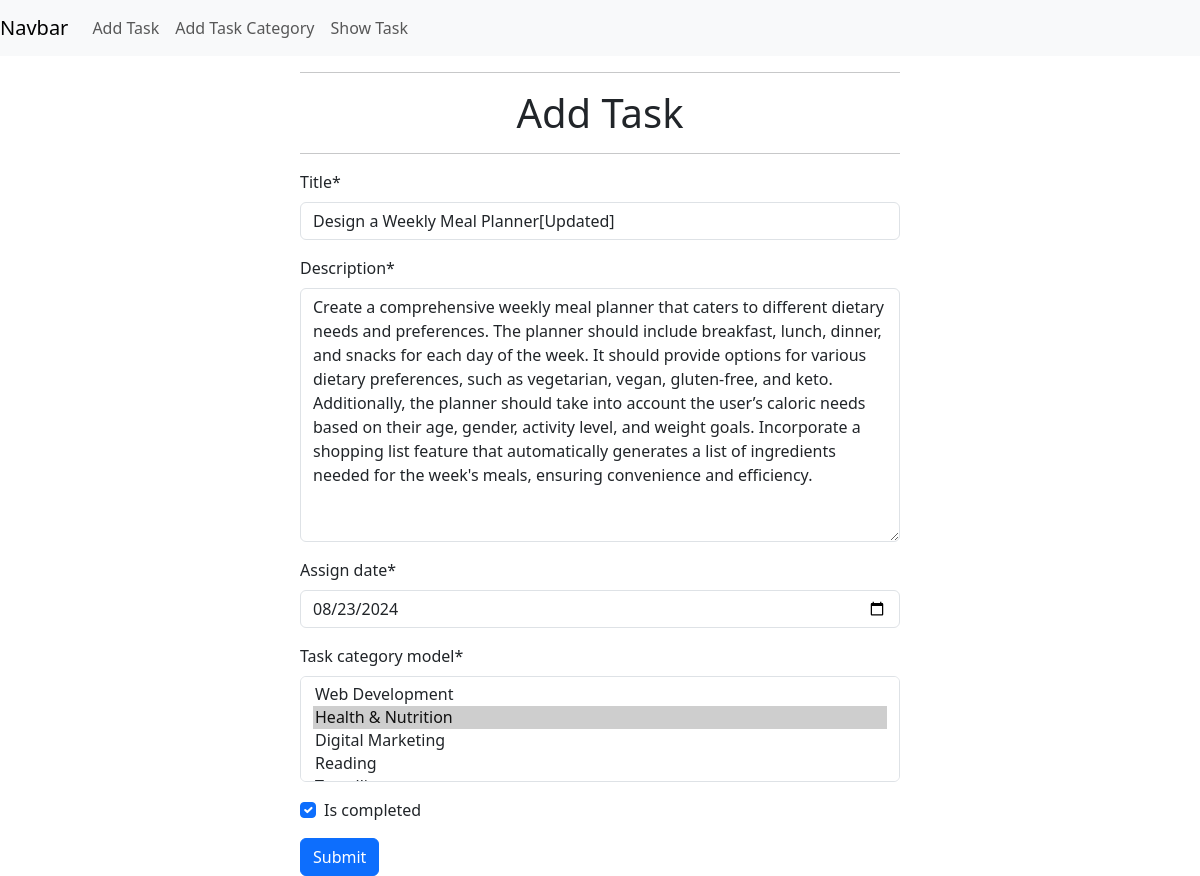
Screenshot of /task_model/edit_task/4 with the database file from the repository.
### task_model/models.py (models this page shows, shortened)
class TaskModel(models.Model):
    title = models.CharField(max_length=50)
    Description = models.TextField()
    assign_date = models.DateField()
    task_category_model = models.ManyToManyField(TaskCategoryModel)
    is_completed = models.BooleanField()

### task_model/views.py (the view)
# urls.py: path('edit_task/<int:id>',views.edit_task , name = 'edit_task'),
def edit_task(request, id):
    task = models.TaskModel.objects.get(pk=id)
    task_model_form = forms.TaskModelForm(instance=task)
    if request.method == "POST":
        task_model_form = forms.TaskModelForm(request.POST, instance=task)
        if task_model_form.is_valid():
            task_model_form.save()
            return redirect('home')
    return render(request, './task_model/add_task.html', {'form': task_model_form})

### task_model/forms.py
class TaskModelForm(forms.ModelForm):
    assign_date = forms.DateField(
        widget=forms.DateInput(attrs={'type': 'date'})
    )
    class Meta:
        model = TaskModel
        fields = "__all__"

### task_category_model/models.py (called while the page is built)
    def __str__(self) -> str:
        return f'{self.category_name}'

### task_model/templates/task_model/add_task.html (shortened to what this page needs)
{% extends "base.html" %}
{% load crispy_forms_tags %}
{% block content %}
<form action="" method="post" style="width: 50%; margin:auto; height:50%;">
    <hr>
    <h1 style="text-align: center;">Add Task</h1>
    <hr>
    {{ form | crispy }}
    <input class="btn btn-primary" type="submit" value="Submit">
</form>
{% endblock content %}

### rows the page displays
TaskModel: title "Design a Weekly Meal Planner[Updated]", Description "Create a comprehensive weekly meal planner that caters to different dietary needs and preferences. The planner should include breakfast, lunch, dinner, and snacks for each day of the week. It should provide options for various dietary preferences, such as vegetarian, vegan, gluten-free, and keto. Additionally, the planner should take into account the user’s caloric needs based on their age, gender, activity level, and weight goals. Incorporate a shopping list feature that automatically generates a list of ingredients needed for the week's meals, ensuring convenience and efficiency.", assign_date "08/23/2024", is_completed "☑"
